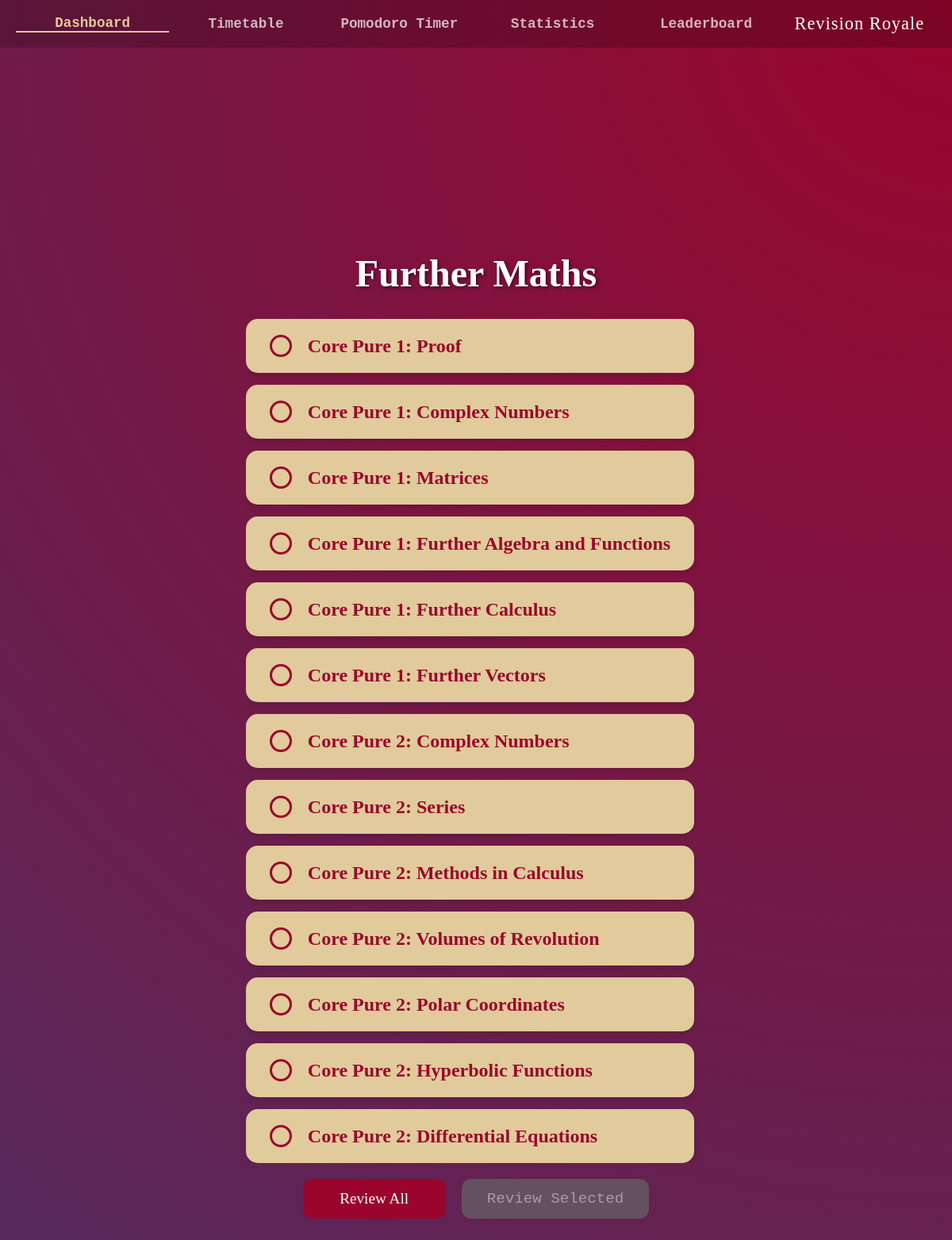
Screenshot of /deck_selection?SubjectID=2 with the database file from the repository.
### tables this page shows
CREATE TABLE Subjects
(SubjectID INTEGER PRIMARY KEY AUTOINCREMENT,
SubjectName TEXT,
ExamBoard TEXT,
TimeSpent INTEGER,
LastReviewed INTEGER,
Priority REAL,
Username TEXT,
FOREIGN KEY(Username) REFERENCES Users(Username));

CREATE TABLE Decks
(DeckID INTEGER PRIMARY KEY AUTOINCREMENT,
DeckName TEXT,
Username TEXT,
SubjectID TEXT,
FOREIGN KEY(Username) REFERENCES Users(Username),
FOREIGN KEY(SubjectID) REFERENCES Subjects(SubjectID));

### app.py (the view)
@app.route("/deck_selection", methods=["GET"])
def DeckSelectionPage():
    AuthHandling(session)
    Subject = ProgramDatabase.GetRecord("Subjects", AttributeValue("SubjectID", "INTEGER", request.args.get('SubjectID')))
    Subject.ChangeAttribute("LastReviewed", int(time.time()))
    ProgramDatabase.SaveRecord(Subject)
    Decks = ProgramDatabase.GetAllRecords("Decks", AttributeValue("SubjectID", "INTEGER", Subject.GetPrimaryKey().Value))
    DecksData = []
    for Deck in Decks:
        DecksData.append(Deck.ConvertToDictionary())
    return render_template("authenticated/subjects/deck_selection.html", ActivePage="dashboard", SubjectName=Subject.GetAttribute('SubjectName').Value, DecksData=DecksData)

### app.py (called while the page is built, shortened)
def AuthHandling(Session):
    global CurrentUser
    if "user" not in Session:
        return redirect("/login")

### modules.py (called while the page is built)
def GetAttributeValueFromList(Attributes: list[AttributeValue], Name: str) -> AttributeValue:
    for Attribute in Attributes:
        if Attribute.Name == Name:
            return Attribute
    return None

    def IsEmpty(self) -> bool:
        return (self.TableName == "" or self.PrimaryKey == None)

    def GetTableName(self) -> str:
        return self.TableName

    def GetPrimaryKey(self) -> AttributeValue:
        return self.PrimaryKey

    def GetAttributes(self) -> list[AttributeValue]:
        return self.Attributes

    def ChangeAttribute(self, Name: str, Value: any) -> None:
        CurrentAttributes: list[AttributeValue] = self.Attributes
        if Name == self.PrimaryKey.Name:
            return
        for Attribute in CurrentAttributes:
            if Attribute.Name == Name:
                Attribute.Value = Value
        self.Attributes = CurrentAttributes

    def GetAttribute(self, Name: str) -> AttributeValue:
        return GetAttributeValueFromList(self.Attributes, Name)

    def ConvertToDictionary(self) -> dict:
        ReturnDictionary = {}
        for Attribute in self.GetAttributes():
            ReturnDictionary[Attribute.Name] = Attribute.Value
        ReturnDictionary[self.PrimaryKey.Name] = self.PrimaryKey.Value
        return ReturnDictionary

### templates/authenticated/subjects/deck_selection.html (shortened to what this page needs)
{% extends "authenticated/authenticated_base.html" %}
{% block app_content %}
<div class="selection-container">
    <h1 class="page-title">{{ SubjectName }}</h1>
    <div class="deck-list-container">
        {% if DecksData %}
            {% for Deck in DecksData %}
            <div class="deck-card">
                <div class="selection-circle" data-id="{{ Deck['DeckID']}}" onclick="ToggleSelection(this)"></div>
                <a href="/flashcard_selection?DeckID={{Deck['DeckID']}}" class="deck-card-link">
                    <div class="subject-info">
                        <h2 class="subject-name">{{ Deck['DeckName'] }}</h2>
                    </div>
                </a>
            </div>
            {% endfor %}
        {% endif %}
    </div>
    <div class="review-actions">
        <button class="btn" id="btn-review-all" onclick="ReviewAll()">Review All</button>
        <button class="btn disabled-btn" id="btn-review-selected" onclick="ReviewSelected()">Review Selected</button>
    </div>
</div>
{% endblock %}

### static/style.css (style rules this page uses)
* { margin: 0; padding: 0; box-sizing: border-box; }
body { height: 100vh; display: flex; justify-content: center; align-items: center; color: white; font-family: 'Courier New', Courier, monospace; background: radial-gradient(circle at top right, #9b052cff, #502b5fff); text-align: center; }
h1 { font-family: 'Royale', 'Courier New', serif; font-size: 5rem; margin-bottom: 5px; }
.btn { background-color: #9b052cff; color: white; padding: 12px 30px; border: none; border-radius: 12px; font-family: 'Consolas', serif; font-size: 1.2rem; cursor: pointer; text-decoration: none; transition: transform 0.2s, background 0.2s; min-width: 180px; text-align: center; }
.page-title { font-family: 'Consolas', serif; font-size: 3rem; margin-bottom: 30px; text-shadow: 2px 2px 4px rgba(0,0,0,0.5); }
.subject-info { display: flex; align-items: center; gap: 15px; }
.subject-name { font-family: 'Consolas', serif; font-size: 1.5rem; color: #9b052cff; margin-bottom: 0; margin-right: 0; }
.deck-list-container { width: 100%; max-height: 60vh; overflow-y: auto; padding-right: 15px; scrollbar-width: thin; scrollbar-color: #e1ca9bff #9b052cff; }
.deck-card { background-color: #e1ca9bff; padding: 20px 30px; border-radius: 15px; margin-bottom: 15px; display: flex; align-items: center; gap: 20px; box-shadow: 0 4px 6px rgba(0,0,0,0.1); transition: transform 0.2s; }
.deck-card-link { text-decoration: none; }
.selection-circle { width: 28px; height: 28px; border-radius: 50%; border: 3px solid #9b052cff; background-color: transparent; cursor: pointer; transition: background-color 0.2s, transform 0.1s; flex-shrink: 0; }
.review-actions { display: flex; justify-content: center; gap: 20px; margin-top: 20px; width: 100%; }
.disabled-btn { background-color: #666; color: #ccc; border: 2px solid #666; cursor: not-allowed; opacity: 0.7; padding: 12px 30px; border-radius: 12px; font-size: 1.2rem; font-family: inherit; min-width: 180px; }

### rows the page displays
Subjects: SubjectName "Further Maths"
Decks: DeckName "Core Pure 1: Proof"
Decks: DeckName "Core Pure 1: Complex Numbers"
Decks: DeckName "Core Pure 1: Matrices"
Decks: DeckName "Core Pure 1: Further Algebra and Functions"
Decks: DeckName "Core Pure 1: Further Calculus"
Decks: DeckName "Core Pure 1: Further Vectors"
Decks: DeckName "Core Pure 2: Complex Numbers"
Decks: DeckName "Core Pure 2: Series"
Decks: DeckName "Core Pure 2: Methods in Calculus"
Decks: DeckName "Core Pure 2: Volumes of Revolution"
Decks: DeckName "Core Pure 2: Polar Coordinates"
Decks: DeckName "Core Pure 2: Hyperbolic Functions"
Decks: DeckName "Core Pure 2: Differential Equations"
